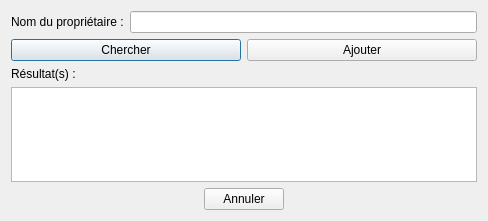
<?xml version="1.0" encoding="UTF-8"?>
<ui version="4.0">
 <class>dlgBopeRechercheProprioForm</class>
 <widget class="QDialog" name="dlgBopeRechercheProprioForm">
  <property name="geometry">
   <rect>
    <x>0</x>
    <y>0</y>
    <width>488</width>
    <height>221</height>
   </rect>
  </property>
  <property name="windowTitle">
   <string>Recherche d'un propriétaire</string>
  </property>
  <layout class="QVBoxLayout" name="verticalLayout_3">
   <item>
    <layout class="QVBoxLayout" name="verticalLayout_2">
     <item>
      <layout class="QHBoxLayout" name="horizontalLayout">
       <item>
        <widget class="QLabel" name="lbl_riviere">
         <property name="text">
          <string>Nom du propriétaire :</string>
         </property>
        </widget>
       </item>
       <item>
        <widget class="QLineEdit" name="leNom">
         <property name="alignment">
          <set>Qt::AlignLeading|Qt::AlignLeft|Qt::AlignVCenter</set>
         </property>
        </widget>
       </item>
      </layout>
     </item>
     <item>
      <layout class="QHBoxLayout" name="horizontalLayout_2">
       <item>
        <widget class="QPushButton" name="btnChercher">
         <property name="text">
          <string>Chercher</string>
         </property>
        </widget>
       </item>
       <item>
        <widget class="QPushButton" name="btnAjouter">
         <property name="text">
          <string>Ajouter</string>
         </property>
        </widget>
       </item>
      </layout>
     </item>
     <item>
      <layout class="QVBoxLayout" name="verticalLayout">
       <item>
        <widget class="QLabel" name="lbl_resu">
         <property name="text">
          <string>Résultat(s) :</string>
         </property>
        </widget>
       </item>
       <item>
        <widget class="QTableView" name="tbvProprio"/>
       </item>
      </layout>
     </item>
    </layout>
   </item>
   <item>
    <layout class="QHBoxLayout" name="horizontalLayout_3">
     <item>
      <spacer name="horizontalSpacer">
       <property name="orientation">
        <enum>Qt::Horizontal</enum>
       </property>
       <property name="sizeHint" stdset="0">
        <size>
         <width>40</width>
         <height>20</height>
        </size>
       </property>
      </spacer>
     </item>
     <item>
      <widget class="QPushButton" name="btnAnnuler">
       <property name="maximumSize">
        <size>
         <width>100</width>
         <height>16777215</height>
        </size>
       </property>
       <property name="text">
        <string>Annuler</string>
       </property>
      </widget>
     </item>
     <item>
      <spacer name="horizontalSpacer_2">
       <property name="orientation">
        <enum>Qt::Horizontal</enum>
       </property>
       <property name="sizeHint" stdset="0">
        <size>
         <width>40</width>
         <height>20</height>
        </size>
       </property>
      </spacer>
     </item>
    </layout>
   </item>
  </layout>
 </widget>
 <resources/>
 <connections/>
</ui>
